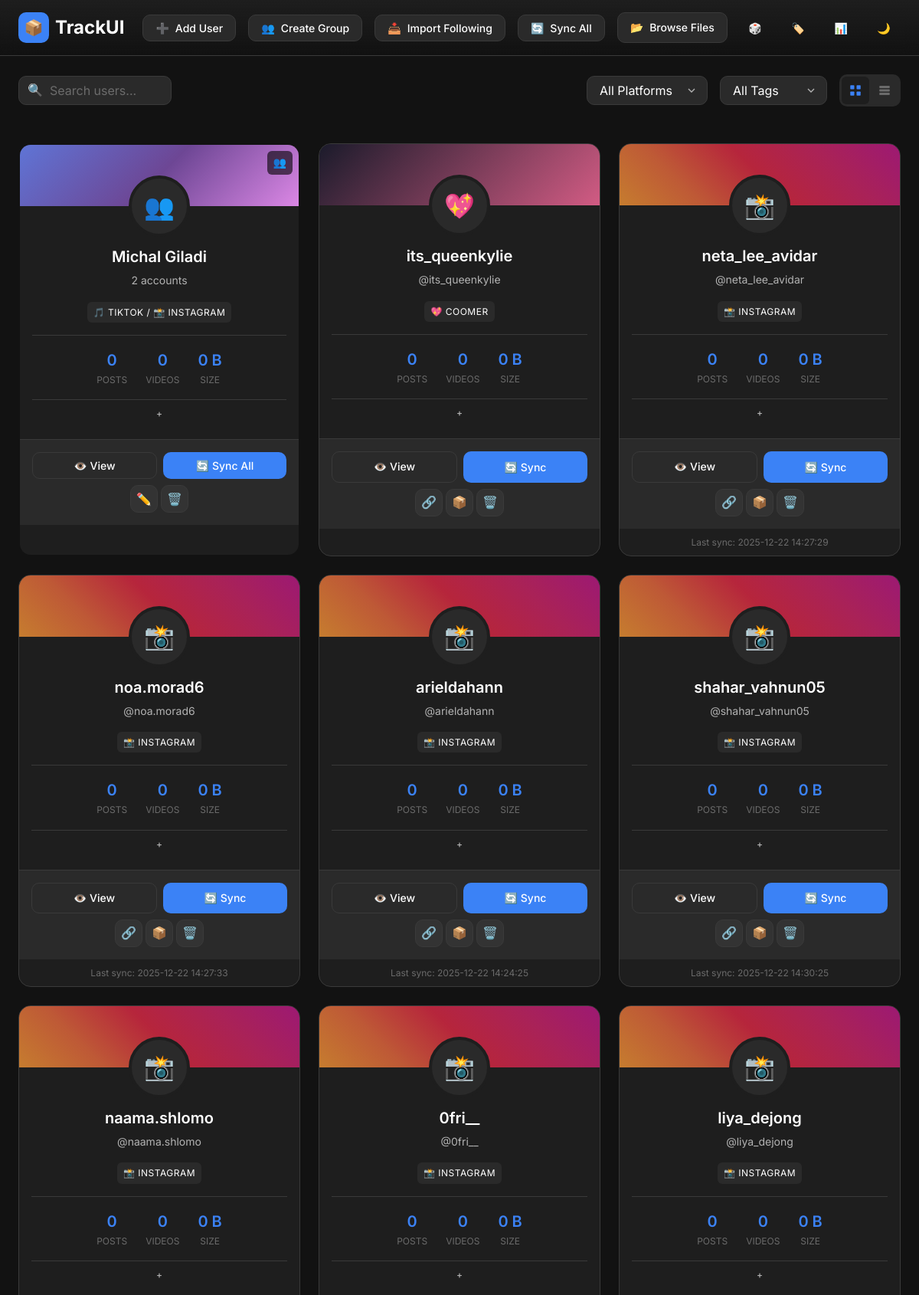
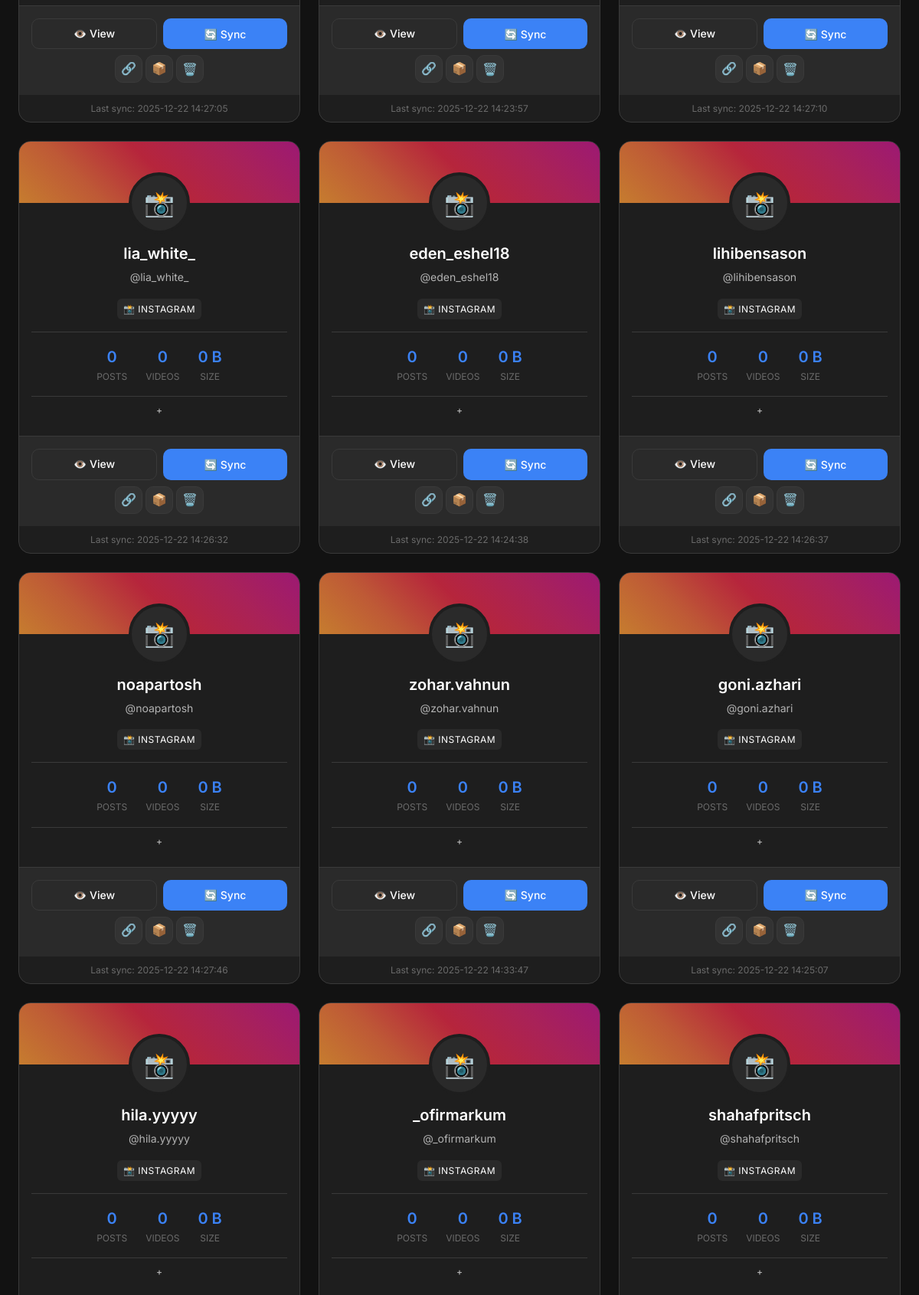
The page / (signed in, upper part) on the database its author committed (2 pictures, top to bottom).
### tables this page shows
CREATE TABLE profile_groups (
            id INTEGER PRIMARY KEY AUTOINCREMENT,
            name TEXT NOT NULL,
            avatar_user_id INTEGER,
            created_at TIMESTAMP DEFAULT CURRENT_TIMESTAMP,
            FOREIGN KEY (avatar_user_id) REFERENCES users(id) ON DELETE SET NULL
        );

CREATE TABLE users (
            id INTEGER PRIMARY KEY AUTOINCREMENT,
            username TEXT NOT NULL,
            platform TEXT NOT NULL,
            display_name TEXT,
            profile_picture TEXT,
            stats_json TEXT,
            created_at TIMESTAMP DEFAULT CURRENT_TIMESTAMP,
            last_sync TIMESTAMP, cookie_file TEXT, is_archived BOOLEAN DEFAULT 0,
            UNIQUE(username, platform)
        );

### app.py (the view, shortened to what this page needs)
@app.route('/')
@login_required
def index():
    conn = get_db()
    cursor = conn.cursor()
    cursor.execute('''
        SELECT u.*, GROUP_CONCAT(t.id || ':' || t.name || ':' || t.color) as tags
        FROM users u
        LEFT JOIN user_tags ut ON u.id = ut.user_id
        LEFT JOIN tags t ON ut.tag_id = t.id
        GROUP BY u.id
        ORDER BY u.created_at DESC
    ''')
    users = [dict(row) for row in cursor.fetchall()]
    for user in users:
        if user['tags']:
            user['tags'] = [
                {'id': int(t.split(':')[0]), 'name': t.split(':')[1], 'color': t.split(':')[2]}
                for t in user['tags'].split(',')
            ]
        else:
            user['tags'] = []
        user_dir = DOWNLOADS_DIR / user['platform'] / user['username']
        posts_count = 0
        videos_count = 0
        total_files = 0
        total_size = 0
        if total_size >= 1024 * 1024 * 1024:
            size_str = f"{total_size / (1024*1024*1024):.1f} GB"
        elif total_size >= 1024 * 1024:
            size_str = f"{total_size / (1024*1024):.1f} MB"
        elif total_size >= 1024:
            size_str = f"{total_size / 1024:.0f} KB"
        else:
            size_str = f"{total_size} B"
        user['stats'] = {
            'posts': posts_count,
            'videos': videos_count,
            'files': total_files,
            'size': size_str
        }
        if not user.get('profile_picture'):
            user['profile_picture'] = get_avatar_url(user['username'], user['platform'])
        user['banner_url'] = get_banner_url(user['username'], user['platform'])
    cursor.execute('SELECT * FROM tags ORDER BY name')
    all_tags = [dict(row) for row in cursor.fetchall()]
    cursor.execute('''
        SELECT g.id, g.name, g.avatar_user_id, g.created_at,
               u.profile_picture as avatar_url, u.username as avatar_username, u.platform as avatar_platform
        FROM profile_groups g
        LEFT JOIN users u ON g.avatar_user_id = u.id
        ORDER BY g.created_at DESC
    ''')
    groups = []
    grouped_user_ids = set()  # Track which users are in groups
    for row in cursor.fetchall():
        group = dict(row)
        cursor.execute('''
            SELECT u.id, u.username, u.platform, u.display_name, u.profile_picture
            FROM group_members gm
            JOIN users u ON gm.user_id = u.id
            WHERE gm.group_id = ?
        ''', (group['id'],))
        members = [dict(m) for m in cursor.fetchall()]
        for member in members:
            grouped_user_ids.add(member['id'])
            if not member.get('profile_picture'):
                member['profile_picture'] = get_avatar_url(member['username'], member['platform'])
        group['members'] = members
        group['member_count'] = len(members)
        if not group.get('avatar_url') and group.get('avatar_username'):
            group['avatar_url'] = get_avatar_url(group['avatar_username'], group['avatar_platform'])
        cursor.execute('''
            SELECT t.id, t.name, t.color
            FROM group_tags gt
            JOIN tags t ON gt.tag_id = t.id
            WHERE gt.group_id = ?
        ''', (group['id'],))
        group['tags'] = [dict(t) for t in cursor.fetchall()]
        platform_icons = {
            'instagram': '📸 Instagram',
            'tiktok': '🎵 TikTok',
            'coomer': '💖 Coomer'
        }
        platforms = list(set(m['platform'] for m in members))
        group['platforms'] = [platform_icons.get(p, p) for p in platforms]
        group['platforms_raw'] = platforms
        total_posts = 0
        total_videos = 0
        total_size = 0
        for member in members:
            member_dir = DOWNLOADS_DIR / member['platform'] / member['username']
        if total_size >= 1024 * 1024 * 1024:
            size_str = f"{total_size / (1024*1024*1024):.1f} GB"
        elif total_size >= 1024 * 1024:
            size_str = f"{total_size / (1024*1024):.1f} MB"
        elif total_size >= 1024:
            size_str = f"{total_size / 1024:.0f} KB"
        else:
            size_str = f"{total_size} B"
        group['stats'] = {
            'posts': total_posts,
            'videos': total_videos,
            'size': size_str
        }
        groups.append(group)
    users = [u for u in users if u['id'] not in grouped_user_ids]
    conn.close()
    return render_template('index.html', users=users, tags=all_tags, groups=groups)

### templates/index.html (shortened to what this page needs)
{% extends "layout.html" %}
{% block content %}
<div class="filter-bar">
    <div class="search-input">
        <input type="text" id="filter-search" class="form-input" placeholder="Search users...">
    </div>
    <select id="filter-platform" class="form-select">
        <option value="">All Platforms</option>
    </select>
    <select id="filter-tag" class="form-select">
        <option value="">All Tags</option>
    </select>
    <div class="view-toggle">
        <button class="view-toggle-btn active" data-view="grid" onclick="setViewMode('grid')" title="Grid View">
            <svg width="18" height="18" viewBox="0 0 24 24" fill="currentColor">
                <rect x="3" y="3" width="7" height="7" rx="1" />
                <rect x="14" y="3" width="7" height="7" rx="1" />
                <rect x="3" y="14" width="7" height="7" rx="1" />
                <rect x="14" y="14" width="7" height="7" rx="1" />
            </svg>
        </button>
        <button class="view-toggle-btn" data-view="list" onclick="setViewMode('list')" title="List View">
            <svg width="18" height="18" viewBox="0 0 24 24" fill="currentColor">
                <rect x="3" y="4" width="18" height="4" rx="1" />
                <rect x="3" y="10" width="18" height="4" rx="1" />
                <rect x="3" y="16" width="18" height="4" rx="1" />
            </svg>
        </button>
    </div>
</div>
{% if users or groups %}
<div class="user-grid">
    {% for group in groups %}
    <div class="card user-card group-card" data-group-id="{{ group.id }}">
        {% if group.avatar_url %}
        <img src="{{ group.avatar_url }}" alt="{{ group.name }}" class="user-card-avatar">
        {% else %}
        <div class="user-card-avatar">👥</div>
        {% endif %}
        <div class="card-body user-card-content">
            <h3 class="user-card-name">{{ group.name }}</h3>
            <p class="user-card-username">{{ group.member_count }} accounts</p>
            <span class="user-card-platform">
                {{ group.platforms | join(' / ') }}
            </span>
            <div class="user-card-stats">
                <div class="user-card-stat">
                    <div class="user-card-stat-value">{{ group.stats.posts }}</div>
                    <div class="user-card-stat-label">Posts</div>
                </div>
                <div class="user-card-stat">
                    <div class="user-card-stat-value">{{ group.stats.videos }}</div>
                    <div class="user-card-stat-label">Videos</div>
                </div>
                <div class="user-card-stat">
                    <div class="user-card-stat-value">{{ group.stats.size }}</div>
                    <div class="user-card-stat-label">Size</div>
                </div>
            </div>
            <div class="user-card-tags">
                <button class="btn btn-ghost" style="font-size: 12px; padding: 2px 8px;"
                    onclick="event.stopPropagation(); loadTags(); openGroupTagAssignModal({{ group.id }}, [{% for tag in group.tags %}{{ tag.id }}{% if not loop.last %},{% endif %}{% endfor %}])">
                    +
                </button>
            </div>
        </div>
        <div class="user-card-actions">
            <div class="user-card-actions-main">
                <button class="btn btn-secondary" data-group-id="{{ group.id }}" data-group-name="{{ group.name }}"
                    data-group-members='{{ group.members | tojson }}'
                    onclick="event.stopPropagation(); openGroupSelectorFromButton(this)">
                    👁️ View
                </button>
                <button class="btn btn-primary" onclick="event.stopPropagation(); syncGroup({{ group.id }})">
                    🔄 Sync All
                </button>
            </div>
            <div class="user-card-actions-icons">
                <button class="btn-icon" title="Edit Group"
                    onclick="event.stopPropagation(); editGroup({{ group.id }})">
                    ✏️
                </button>
                <button class="btn-icon" title="Delete Group"
                    onclick="event.stopPropagation(); deleteGroup({{ group.id }}, '{{ group.name }}')">
                    🗑️
                </button>
            </div>
        </div>
    </div>
    {% endfor %}
    {% for user in users %}
    <div class="card user-card" data-user-id="{{ user.id }}" data-platform="{{ user.platform }}"
        data-username="{{ user.username }}" data-display-name="{{ user.display_name or '' }}"
        data-tags="{% for tag in user.tags %}{{ tag.id }}{% if not loop.last %},{% endif %}{% endfor %}">
        {% if user.profile_picture %}
        <img src="{{ user.profile_picture }}" alt="{{ user.username }}" class="user-card-avatar">
        {% else %}
        <div class="user-card-avatar">
            {% if user.platform == 'instagram' %}📸{% elif user.platform == 'tiktok' %}🎵{% else %}💖{% endif %}
        </div>
        {% endif %}
        <div class="card-body user-card-content">
            {% if user.platform == 'coomer' and '/' in user.username %}
            {% set display_name = user.username.split('/')[1] %}
            {% else %}
            {% set display_name = user.username %}
            {% endif %}
            <h3 class="user-card-name">{{ user.display_name or display_name }}</h3>
            <p class="user-card-username">@{{ display_name }}</p>
            <span class="user-card-platform">
                {% if user.platform == 'instagram' %}
                📸 Instagram
                {% elif user.platform == 'tiktok' %}
                🎵 TikTok
                {% else %}
                💖 Coomer
                {% endif %}
            </span>
            <div class="user-card-stats">
                <div class="user-card-stat">
                    <div class="user-card-stat-value">{{ user.stats.posts }}</div>
                    <div class="user-card-stat-label">Posts</div>
                </div>
                <div class="user-card-stat">
                    <div class="user-card-stat-value">{{ user.stats.videos }}</div>
                    <div class="user-card-stat-label">Videos</div>
                </div>
                <div class="user-card-stat">
                    <div class="user-card-stat-value">{{ user.stats.size }}</div>
                    <div class="user-card-stat-label">Size</div>
                </div>
            </div>
            <div class="user-card-tags">
                <button class="btn btn-ghost" style="font-size: 12px; padding: 2px 8px;"
                    onclick="event.stopPropagation(); loadTags(); openTagAssignModal({{ user.id }}, [{% for tag in user.tags %}{{ tag.id }}{% if not loop.last %},{% endif %}{% endfor %}])">
                    +
                </button>
            </div>
        </div>
        <div class="user-card-actions">
            <div class="user-card-actions-main">
                <a href="/user/{{ user.platform }}/{{ user.username }}" class="btn btn-secondary"
                    onclick="event.stopPropagation()">
                    👁️ View
                </a>
                <button class="btn btn-primary"
                    onclick="event.stopPropagation(); syncUser({{ user.id }}, '{{ user.username }}')">
                    🔄 Sync
                </button>
            </div>
            <div class="user-card-actions-icons">
                {% if user.platform == 'instagram' %}
                <a href="https://instagram.com/{{ user.username }}" target="_blank" class="btn-icon"
                    title="Open Instagram" onclick="event.stopPropagation()">
                    🔗
                </a>
                {% elif user.platform == 'tiktok' %}
                <a href="https://tiktok.com/@{{ user.username }}" target="_blank" class="btn-icon" title="Open TikTok"
                    onclick="event.stopPropagation()">
                    🔗
                </a>
                {% elif user.platform == 'coomer' %}
                <a href="https://coomer.st/{{ user.username.replace('/', '/user/') }}" target="_blank" class="btn-icon"
                    title="Open Coomer" onclick="event.stopPropagation()">
                    🔗
                </a>
                {% endif %}
                <a href="/api/users/{{ user.id }}/download-zip" class="btn-icon" title="Download ZIP"
                    onclick="event.stopPropagation()">
                    📦
                </a>
                <button class="btn-icon" title="Delete"
                    onclick="event.stopPropagation(); deleteUser({{ user.id }}, '{{ user.username }}')">
                    🗑️
                </button>
            </div>
        </div>
        {% if user.last_sync %}
        <div style="text-align: center; padding: 8px; font-size: 12px; color: var(--text-muted);">
            Last sync: {{ user.last_sync }}
        </div>
        {% endif %}
    </div>
    {% endfor %}
</div>
{% endif %}
{% endblock %}

### templates/layout.html (shortened to what this page needs)
<!DOCTYPE html>
<html lang="en">
<head>
    <link rel="stylesheet" href="/static/style.css?v={{ range(1000000) | random }}">
</head>
<body>
    <header class="header">
        <div class="container header-content">
            <a href="/" class="logo">
                <div class="logo-icon">📦</div>
                <span>TrackUI</span>
            </a>
            <div class="header-actions">
                <button class="btn btn-secondary" onclick="openModal('add-user-modal')">
                    <span>➕</span>
                    Add User
                </button>
                <button class="btn btn-secondary" onclick="openCreateGroupModal()">
                    <span>👥</span>
                    Create Group
                </button>
                <button class="btn btn-secondary" onclick="openModal('import-following-modal')">
                    <span>📥</span>
                    Import Following
                </button>
                <button class="btn btn-secondary" onclick="syncAllUsers()">
                    <span>🔄</span>
                    Sync All
                </button>
                <a href="/browse" class="btn btn-secondary">
                    <span>📂</span>
                    Browse Files
                </a>
                <button class="btn btn-ghost btn-icon" onclick="randomUser()" title="Random User">
                    🎲
                </button>
                <button class="btn btn-ghost btn-icon" onclick="openModal('tags-modal'); loadTags();" title="Tags">
                    🏷️
                </button>
                <button class="btn btn-ghost btn-icon" onclick="openModal('stats-modal'); loadStats();" title="Stats">
                    📊
                </button>
                <button class="btn btn-ghost btn-icon" onclick="toggleTheme()" title="Toggle Theme" id="theme-toggle">
                </button>
                <button class="btn btn-ghost btn-icon"
                    onclick="openModal('settings-modal'); loadSettings(); loadCookies();" title="Settings">
                </button>
            </div>
        </div>
    </header>
    <main class="container">
        {% block content %}{% endblock %}
    </main>
</body>
</html>

### rows shown on the page
profile_groups: name "Michal Giladi", member_count "2", platforms "🎵 TIKTOK / 📸 INSTAGRAM", stats.posts "0", stats.videos "0", stats.size "0 B"
users: display_name "its_queenkylie", platform "💖 COOMER", stats.posts "0", stats.videos "0", stats.size "0 B"
users: username "neta_lee_avidar", platform "📸 INSTAGRAM", stats.posts "0", stats.videos "0", stats.size "0 B", last_sync "2025-12-22 14:27:29"
users: username "noa.morad6", platform "📸 INSTAGRAM", stats.posts "0", stats.videos "0", stats.size "0 B", last_sync "2025-12-22 14:27:33"
users: username "arieldahann", platform "📸 INSTAGRAM", stats.posts "0", stats.videos "0", stats.size "0 B", last_sync "2025-12-22 14:24:25"
users: username "shahar_vahnun05", platform "📸 INSTAGRAM", stats.posts "0", stats.videos "0", stats.size "0 B", last_sync "2025-12-22 14:30:25"
users: username "naama.shlomo", platform "📸 INSTAGRAM", stats.posts "0", stats.videos "0", stats.size "0 B", last_sync "2025-12-22 14:27:05"
users: username "0fri__", platform "📸 INSTAGRAM", stats.posts "0", stats.videos "0", stats.size "0 B", last_sync "2025-12-22 14:23:57"
users: username "liya_dejong", platform "📸 INSTAGRAM", stats.posts "0", stats.videos "0", stats.size "0 B", last_sync "2025-12-22 14:27:10"
users: username "lia_white_", platform "📸 INSTAGRAM", stats.posts "0", stats.videos "0", stats.size "0 B", last_sync "2025-12-22 14:26:32"
users: username "eden_eshel18", platform "📸 INSTAGRAM", stats.posts "0", stats.videos "0", stats.size "0 B", last_sync "2025-12-22 14:24:38"
users: username "lihibensason", platform "📸 INSTAGRAM", stats.posts "0", stats.videos "0", stats.size "0 B", last_sync "2025-12-22 14:26:37"
users: username "noapartosh", platform "📸 INSTAGRAM", stats.posts "0", stats.videos "0", stats.size "0 B", last_sync "2025-12-22 14:27:46"
users: username "zohar.vahnun", platform "📸 INSTAGRAM", stats.posts "0", stats.videos "0", stats.size "0 B", last_sync "2025-12-22 14:33:47"
users: username "goni.azhari", platform "📸 INSTAGRAM", stats.posts "0", stats.videos "0", stats.size "0 B", last_sync "2025-12-22 14:25:07"
users: username "hila.yyyyy", platform "📸 INSTAGRAM", stats.posts "0", stats.videos "0", stats.size "0 B"
users: username "_ofirmarkum", platform "📸 INSTAGRAM", stats.posts "0", stats.videos "0", stats.size "0 B"
users: username "shahafpritsch", platform "📸 INSTAGRAM", stats.posts "0", stats.videos "0", stats.size "0 B"
